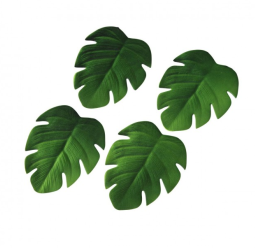
#> input picture practico-2/imagen.png, 264 x 248 px
$ python practico-2.py
#> lines starting #> are read from the running program, lines starting #| are printed output that depends on the picture; after the words box and inside, x2 and y2 are one past the last pixel; in counts of white or black regions, pixels touching at a corner belong together
import cv2 as cv

def obtenerImagen():
    return cv.imread('imagen.png', 0)
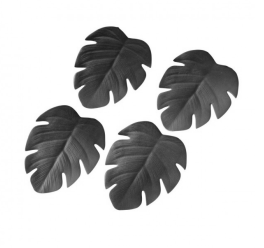
#> returned value: shape (248, 264); min 29, max 255, mean 201.7

def aplicarUmbral(imagen):
    imagen[imagen>210] = 255
#> imagen: shape (248, 264); 13.54% of pixels changed, all inside (x1, y1, x2, y2) = (0, 0, 255, 248)
    imagen[imagen!=255] = 0
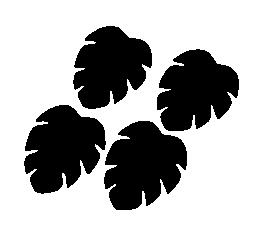
#> imagen: shape (248, 264); 70.4% white; 4 black regions, box (x1, y1, x2, y2) and area: (104, 121, 187, 210) 5183, (24, 105, 106, 194) 4986, (157, 49, 239, 131) 4715, (73, 26, 152, 109) 4527
    return imagen

def guardarImagenModificada(imagen):
    cv.imwrite("imagen-modificada.png", imagen)

def iniciar():
    print("Obteniendo Imagen")
    imagen = obtenerImagen()
    print('Imagen obtenida')
    print('Aplicando umbral...')
    imagenModificada = aplicarUmbral(imagen)
    guardarImagenModificada(imagenModificada)
    print('Imagen modificada guardada')

iniciar()
